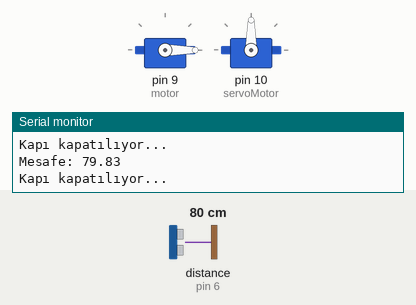
The sketch below on a simulated Arduino Uno, built with avr-gcc and run on an emulated ATmega328P. Shown: 2 × servo, the last lines printed to the serial monitor. Wiring (inferred from the names in the program): ultrasonic range finder: trigger pin 7; echo pin 6. The test bench sets the inputs (shaded band); at power-on: distance to the obstacle (sensor on pin 6) 80 cm. The echo pulse lasts 58.3 µs per cm.

Above: at 1.8 s.
1.9 s: distance to the obstacle (sensor on pin 6) set to 12 cm
3.4 s: distance to the obstacle (sensor on pin 6) set to 9 cm
At 5.1 s:
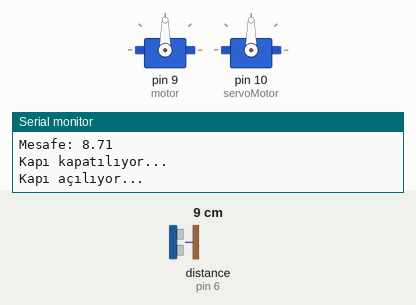
5.5 s: distance to the obstacle (sensor on pin 6) set to 18 cm
At 6.8 s:
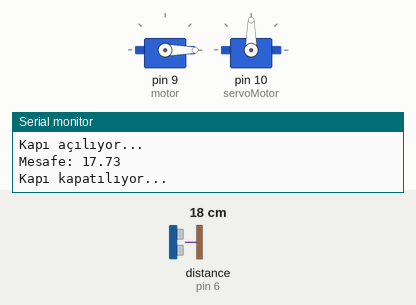
7.5 s: distance to the obstacle (sensor on pin 6) set to 2 cm
At 8.5 s:
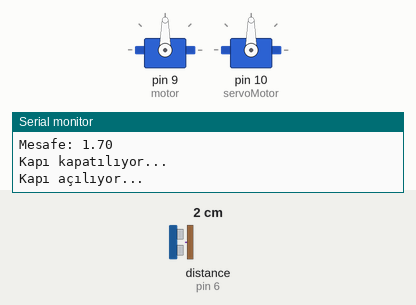
Timing chart, 0 to 10.5 s (numbered marks = the images above; inputs shaded):
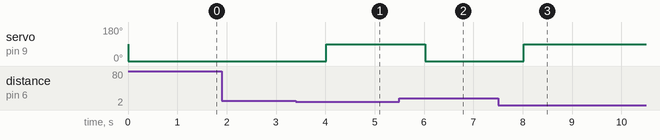

The sketch:

poubelle_automatique.ino
```cpp
#include <Servo.h>

#define algilanirken_bekle 5000
#define kapanmadan_bekle 3000
#define sinir 10
#define en_son_bekle 1000

#define echo 6
#define trig 7

Servo motor;
Servo servoMotor;

#define OPEN true
#define CLOSE false

bool kapakDurumu = CLOSE;
unsigned long baslangicZamani;
unsigned long baslangicZamani2;

void setup() {
  pinMode(echo, INPUT);
  pinMode(trig, OUTPUT);
  motor.attach(9);
  servoMotor.attach(10);
  Serial.begin(9600);
}

void loop() {
  digitalWrite(trig, LOW);
  delayMicroseconds(2);
  digitalWrite(trig, HIGH);
  delayMicroseconds(10);
  digitalWrite(trig, LOW);

  float zaman = pulseIn(echo, HIGH);
  float uzaklik = zaman / 58.2;
  Serial.print("Mesafe: ");
  Serial.println(uzaklik);


  motor.write(0);
  kapakDurumu = CLOSE;
  Serial.println("Kapı kapatılıyor...");


  if(uzaklik < sinir && kapakDurumu == CLOSE){
    motor.write(90);
    kapakDurumu = OPEN;
    baslangicZamani = millis();
    Serial.println("Kapı açılıyor...");
  }


  if (uzaklik < sinir && kapakDurumu == OPEN && (millis() - baslangicZamani) > algilanirken_bekle) {
    servoMotor.write(0);
    kapakDurumu = CLOSE;
    Serial.println("Kapı servo ile kapatılıyor...");
  }


  if (uzaklik > sinir && kapakDurumu == OPEN) {
    delay(kapanmadan_bekle);
    servoMotor.write(0);
    kapakDurumu = CLOSE;
    Serial.println("Kapı uzaklaşan biri nedeniyle servo ile kapatılıyor...");
  }

  delay(en_son_bekle);
}
```

Measured:
- the behaviour switches between 11 and 10 cm on distance to the obstacle (sensor on pin 6) (found by bisection; images 0 and 1)
- after the input at 3.4 s, servo on pin 9 (motor): 0° → 90° after 0.62 s
- after the input at 5.5 s, servo on pin 9 (motor): 90° → 0° after 0.52 s
- after the input at 7.5 s, servo on pin 9 (motor): 0° → 90° after 0.53 s
